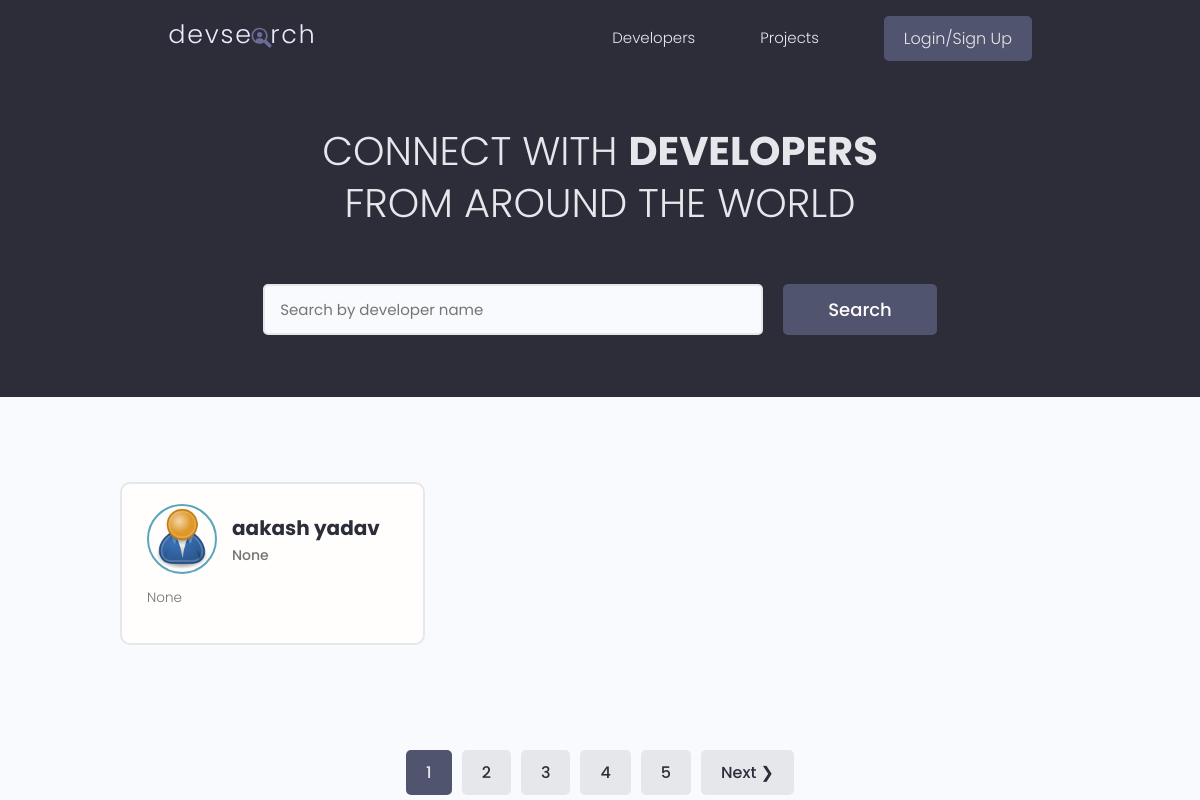
Before: / with the older database file.
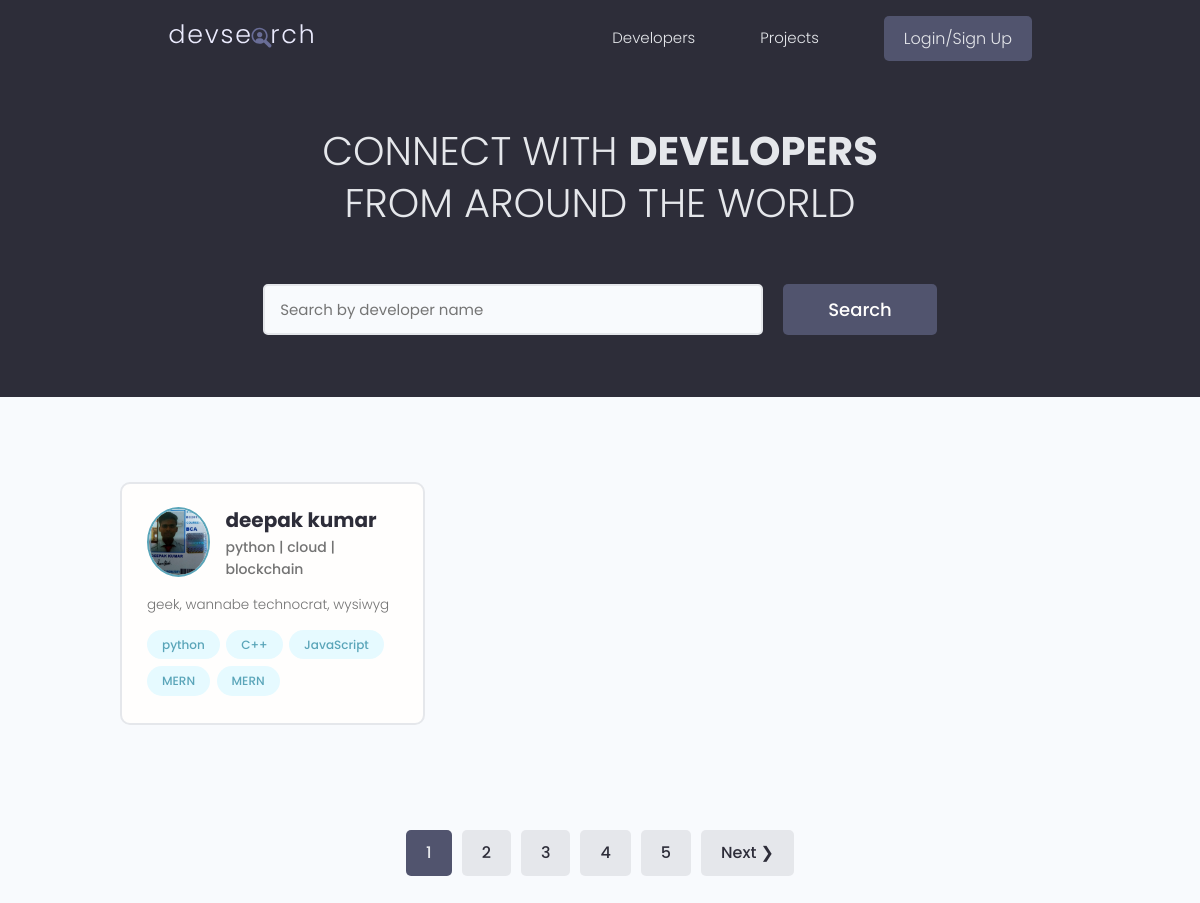
After: the same page with the newer database file.
### users/models.py (models this page shows, shortened)
class Profile(models.Model):
    user = models.OneToOneField(User, on_delete=models.CASCADE,null=True, blank=True)
    name = models.CharField(max_length=200, blank=True, null=True)
    email = models.EmailField(max_length=500, blank=True, null=True)
    username = models.CharField(max_length=200, blank=True, null=True)
    location = models.CharField(max_length=200, blank=True, null=True)
    short_intro = models.CharField(max_length=200, blank=True, null=True)
    bio = models.TextField(blank=True, null=True)
    profile_image = models.ImageField(null=True, blank=True, upload_to='profiles/', default="profiles/user-default.png")
    social_github = models.CharField(max_length=200, blank=True, null=True)
    social_twitter = models.CharField(max_length=200, blank=True, null=True)
    social_linkedin = models.CharField(max_length=200, blank=True, null=True)
    social_youtube = models.CharField(max_length=200, blank=True, null=True)
    social_website = models.CharField(max_length=200, blank=True, null=True)
    created = models.DateTimeField(auto_now_add=True)
    id = models.UUIDField(default=uuid.uuid4, unique=True, primary_key=True, editable=False)

class Skill(models.Model):
    owner = models.ForeignKey(Profile, on_delete=models.CASCADE, null=True, blank=True)
    name = models.CharField(max_length=200, blank=True, null=True)
    description = models.TextField(null=True, blank=True)
    created = models.DateTimeField(auto_now_add=True)
    id = models.UUIDField(default=uuid.uuid4, unique=True, primary_key=True, editable=False)
    def __str__(self) -> str:
        return str(self.name)

### users/views.py (the view)
# urls.py: path('', views.profiles, name="profiles"),
def profiles(request):
    profiles, search_query = searchProfiles(request)
    custom_range, profiles = paginateProfiles(request, profiles, 4)
    context = {'profiles':profiles, 'search_query':search_query, 'custom_range':custom_range}
    return render(request, 'users/profiles.html', context)

### users/utils.py (called while the page is built)
def paginateProfiles(request, profiles, results):
    page = request.GET.get('page')
    results = 1 #results per page
    paginator = Paginator(profiles, results)
    try:
        profiles = paginator.page(page)
    except PageNotAnInteger:
        page = 1
        profiles = paginator.page(page)
    except EmptyPage:
        page = paginator.num_pages
        profiles = paginator.page(page)
    leftIndex = (int(page)-4)
    if leftIndex < 1: leftIndex=1
    rightIndex = (int(page)+5)
    if rightIndex>paginator.num_pages: rightIndex=paginator.num_pages+1
    custom_range = range(leftIndex, rightIndex)
    return custom_range, profiles

def searchProfiles(request):
    search_query = ''
    if request.GET.get('search_query'):
        search_query = request.GET.get('search_query')
    print('SEARCH:', search_query)
    skills = Skill.objects.filter(name__icontains=search_query)
    profiles = Profile.objects.distinct().filter(
        Q(name__icontains=search_query) | Q(short_intro__icontains=search_query) | Q(skill__in=skills))
    return profiles, search_query

### users/templates/users/profiles.html (shortened to what this page needs)
{% extends 'main.html' %}
{% block content %}
<main class="home">
    <section class="hero-section text-center">
        <div class="container container--narrow">
            <div class="hero-section__box">
                <h2>CONNECT WITH <span>DEVELOPERS</span></h2>
                <h2>FROM AROUND THE WORLD</h2>
            </div>
            <div class="hero-section__search">
                <form id="searchForm" class="form" action="{% url 'profiles' %}" method="get">
                    <div class="form__field">
                        <input class="input input--text" id="formInput#search" type="text" name="search_query" value="{{search_query}}" placeholder="Search by developer name" />
                    </div>
                    <input class="btn btn--sub btn--lg" type="submit" value="Search" />
                </form>
            </div>
        </div>
    </section>
    <section class="devlist">
        <div class="container">
            <div class="grid grid--three">
                {% for profile in profiles %}
                <div class="column card">
                    <div class="dev">
                        <a href="{% url 'user-profile' profile.id %}" class="card__body">
                            <div class="dev__profile">
                                <img class="avatar avatar--md" src="{{ profile.profile_image.url }}" alt="image" />
                                <div class="dev__meta">
                                    <h3>{{ profile.name }}</h3>
                                    <h5>{{ profile.short_intro|slice:"60" }}</h5>
                                </div>
                            </div>
                            <p class="dev__info">{{ profile.bio|slice:"150" }}</p>
                            <div class="dev__skills">
                                {% for skill in profile.skill_set.all|slice:"5" %}
                                <span class="tag tag--pill tag--main">
                                    <small>{{ skill }}</small>
                                </span>
                                {% endfor %}
                            </div>
                        </a>
                    </div>
                </div>
                {% endfor %}
            </div>
        </div>
    </section>
    {% include 'pagination.html' with queryset=profiles custom_range=custom_range %}
</main>
{% endblock content %}

Changed rows visible on the page:
no longer on this page (row unchanged): Profile: profile_image (placeholder picture), name "aakash yadav", short_intro "None", bio "None"
added Profile: profile_image (picture), name "deepak kumar", short_intro "python | cloud | blockchain", bio "geek, wannabe technocrat, wysiwyg"
added Skill: name "python"
added Skill: name "C++"
added Skill: name "JavaScript"
added Skill: name "MERN"
added Skill: name "MERN"
